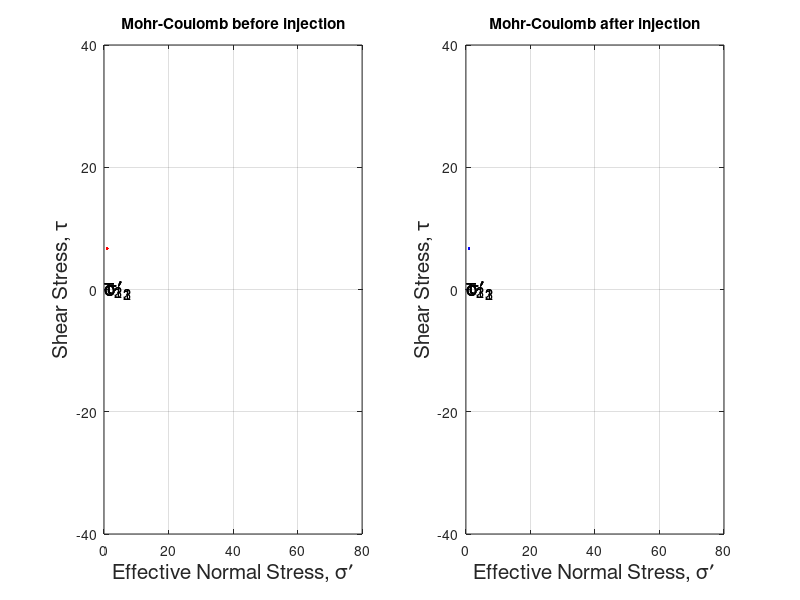

MATLAB code for this plot: (Note: this script raises an error after producing the figure.)
%%CO2 Injection Monitoring Geomechanics Modelling
%%Yohanes Nuwara
%%Institut Teknologi Bandung
 
clear,clc;
 
%%Read injection data
data_injeksi=struct('date',[],'cumvol',[],'pp_injected',[]);
fid=fopen('InjectionData_800tpd.dat', 'r');
i=0;
porosity=0.14; %input porosity
bulkvol=4.8*10^11; %input reservoir bulk volume
porevol=porosity*bulkvol;
compressibility=8.0906*10^-11; %input pore compressibility
while ~feof(fid)
 
    i=i+1;
    str=fscanf(fid,'%s',1);
    data_injeksi.date(i)=datenum(str,'dd/mm/yyyy');
    data_injeksi.cumvol(i)=fscanf(fid,'%f',1);
    data_injeksi.pp_injected(i)=(1/porevol)*(data_injeksi.cumvol(i)/compressibility)/10^6;
end
 
ndata=i;
 
fclose(fid);
 
%% Before Injection (in-situ state)
 
%input Sv, SH max, Sh min, pore pressure
 
%Sv hydrostatic=0.92 Psi/ft, Sv overpressure=0.92 Psi/ft
%SHmax hydrostatic=1.52 Psi/ft, SHmax overpressure=1.25 Psi/ft
%Shmin hydrostatic=0.75 Psi/ft, Shmin overpressure=0.77 Psi/ft
%Pp hydrostatic=0.43 Psi/ft, Pp overpressure=0.54 Psi/ft
 
input_depth='What is the depth of CO2 injection reservoir (in metre)?  ';
depth=input(input_depth); %injection depth range=2784 to 2874 m
Sv=0.92*3.28084*0.00689*depth; %input in Psi, converted to MPa
SHmax=1.52*3.28084*0.00689*depth; %input in Psi, converted to MPa
Shmin=0.75*3.28084*0.00689*depth; %input in Psi, converted to MPa
pore_pressure=0.43*3.28084*0.00689*depth; %input in Psi, converted to MPa
 
%convert to S1,S2,S3
sigma_matrix=[Sv SHmax Shmin];
ordered_sigma=sort(sigma_matrix,'descend');
sigma_1=ordered_sigma(1); %sigma 1 is the largest principal stress
sigma_2=ordered_sigma(2);
sigma_3=ordered_sigma(3);
 
tau_1  =(sigma_1-sigma_3)/2;
tau_2  =(sigma_1-sigma_2)/2;
tau_3  =(sigma_2-sigma_3)/2;
 
%Mohr-Coulomb envelope
friction_angle=28; %input friction angle
c_zero=6.7; %input cohesive strength
sigma_normal=0:1:sigma_1;
coeff_friction_angle=tand(friction_angle);
sigma_shear=c_zero+(coeff_friction_angle*(sigma_normal));
 
%Plotting the 3-D Mohr's Circle
angles=0:0.01:2*pi;
 
for i=1:30:ndata %time increment 30 days
   
Centre1=[(((sigma_1+sigma_3)/2)-pore_pressure) 0];
Centre2=[(((sigma_1+sigma_2)/2)-pore_pressure) 0];
Centre3=[(((sigma_2+sigma_3)/2)-pore_pressure) 0];
cirlce1=[Centre1(1)+tau_1*cos(angles') Centre1(2)+tau_1*sin(angles')];
cirlce2=[Centre2(1)+tau_2*cos(angles') Centre2(2)+tau_2*sin(angles')];
cirlce3=[Centre3(1)+tau_3*cos(angles') Centre3(2)+tau_3*sin(angles')];
 
subplot(1,2,1)
 
plot(sigma_shear,'r');
axis([0 80 -40 40]);
hold on
plot(cirlce1(:,1),cirlce1(:,2),'b',cirlce2(:,1),cirlce2(:,2),'g',...
    cirlce3(:,1),cirlce3(:,2),'r'),axis Equal;grid on;
title('Mohr-Coulomb before injection')
 
%Display annotation
if sigma_1>0
    text((sigma_1-pore_pressure)*1.01,0,'\sigma\prime_1','fontsize',15);
else
    text((sigma_1-pore_pressure)*0.95,0,'\sigma\prime_1','fontsize',15)
end
if sigma_2>0
    text((sigma_2-pore_pressure)*1.1,0,'\sigma\prime_2','fontsize',15)
else
    text((sigma_2-pore_pressure)*0.99,0,'\sigma\prime_2','fontsize',15)
end
if sigma_3>0
    text((sigma_3-pore_pressure)*1.1,0,'\sigma\prime_3','fontsize',15);
else
    text((sigma_3-pore_pressure)*0.99,0,'\sigma\prime_3','fontsize',15);
end
text(Centre1(1),tau_1*0.9,'\tau_1','fontsize',15);
text(Centre2(1),tau_2*0.9,'\tau_2','fontsize',15);
text(Centre3(1),tau_3*0.9,'\tau_3','fontsize',15);
xlabel('Effective Normal Stress, \sigma\prime','fontsize',15);
ylabel('Shear Stress, \tau','fontsize',15)
 
%% After injection 
 
%pore pressure increase
pore_pressure_new=pore_pressure+data_injeksi.pp_injected(i);
 
%Mohr-Coulomb envelope
sigma_shear=c_zero+(coeff_friction_angle*(sigma_normal));
 
%Plotting the 3-D Mohr's Circle after injection
angles=0:0.01:2*pi;
Centre1_new=[(((sigma_1+sigma_3)/2)-pore_pressure_new) 0];
Centre2_new=[(((sigma_1+sigma_2)/2)-pore_pressure_new) 0];
Centre3_new=[(((sigma_2+sigma_3)/2)-pore_pressure_new) 0];
cirlce1_new=[Centre1_new(1)+tau_1*cos(angles') Centre1_new(2)+tau_1*sin(angles')];
cirlce2_new=[Centre2_new(1)+tau_2*cos(angles') Centre2_new(2)+tau_2*sin(angles')];
cirlce3_new=[Centre3_new(1)+tau_3*cos(angles') Centre3_new(2)+tau_3*sin(angles')];
 
subplot(1,2,2)
plot(sigma_shear,'b');
axis([0 80 -40 40]);
hold on
plot(cirlce1_new(:,1),cirlce1_new(:,2),'b',cirlce2_new(:,1),cirlce2_new(:,2),'g',...
    cirlce3_new(:,1),cirlce3_new(:,2),'r'),axis Equal;grid on;
hold off
title('Mohr-Coulomb after injection')
 
%Display annotation
if sigma_1>0
    text((sigma_1-pore_pressure_new)*1.01,0,'\sigma\prime_1','fontsize',15);
else
    text((sigma_1-pore_pressure_new)*0.95,0,'\sigma\prime_1','fontsize',15)
end
if sigma_2>0
    text((sigma_2-pore_pressure_new)*1.1,0,'\sigma\prime_2','fontsize',15)
else
    text((sigma_2-pore_pressure_new)*0.99,0,'\sigma\prime_2','fontsize',15)
end
if sigma_3>0
    text((sigma_3-pore_pressure_new)*1.1,0,'\sigma\prime_3','fontsize',15);
else
    text((sigma_3-pore_pressure_new)*0.99,0,'\sigma\prime_3','fontsize',15);
end
text(Centre1_new(1),tau_1*0.9,'\tau_1','fontsize',15);
text(Centre2_new(1),tau_2*0.9,'\tau_2','fontsize',15);
text(Centre3_new(1),tau_3*0.9,'\tau_3','fontsize',15);
xlabel('Effective Normal Stress, \sigma\prime','fontsize',15);
ylabel('Shear Stress, \tau','fontsize',15)
 
%Critical injection
sigma_shear_new=c_zero+(coeff_friction_angle*(cirlce1_new(:,1)));
i1=(cirlce1_new(:,2)>=sigma_shear_new);
if sum(i1)>0 %sigma dan envelope adalah vektor jadi harus dikasih sum...
    stopdate=datetime(data_injeksi.date(i),'ConvertFrom','datenum');
    disp(stopdate);
    break
end
 
truedate=datetime(data_injeksi.date,'ConvertFrom','datenum');
subplot(1,2,2)
hold on
ket=['Injection date: ' str2mat(truedate(i)) ''];
text(4,40,ket)
hold off
 
%movie
pause(0.1);
 
end
%% Maximum allowable pore pressure change
 
critical_angle=90+friction_angle;
critical_normal_stress=((sigma_1+sigma_3)/2)+(((sigma_1-sigma_3)/2)*cosd(critical_angle));
critical_shear_stress=((sigma_1-sigma_3)/2)*sind(critical_angle);
pore_pressure_crit=critical_normal_stress+((c_zero-critical_shear_stress)/tand(friction_angle));
 
txta=['Initial pore pressure: ' num2str(pore_pressure) ' MPa'];
text(4,50,txta)
txtb=['Critical pore pressure: ' num2str(pore_pressure_crit) ' MPa'];
text(4,45,txtb)
txtc=['Stop injection at: ' str2mat(stopdate) ''];
text(4,40,txtc)
